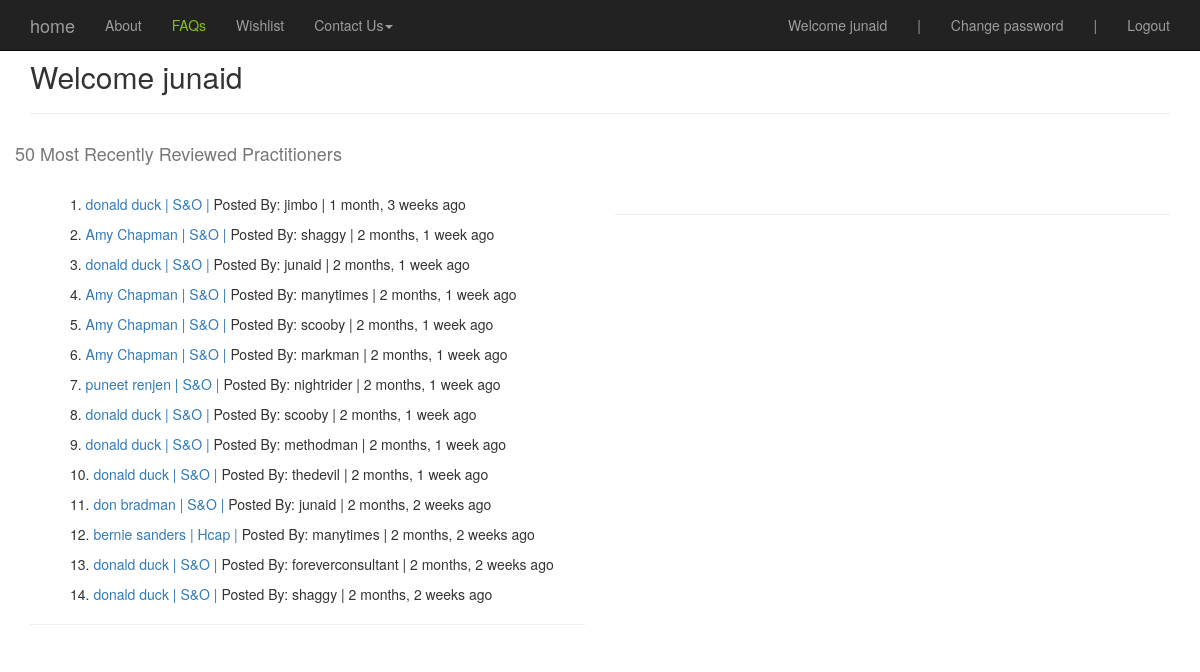
The app's page /myaccount/reviewedpractitioners/ (signed in), older data.
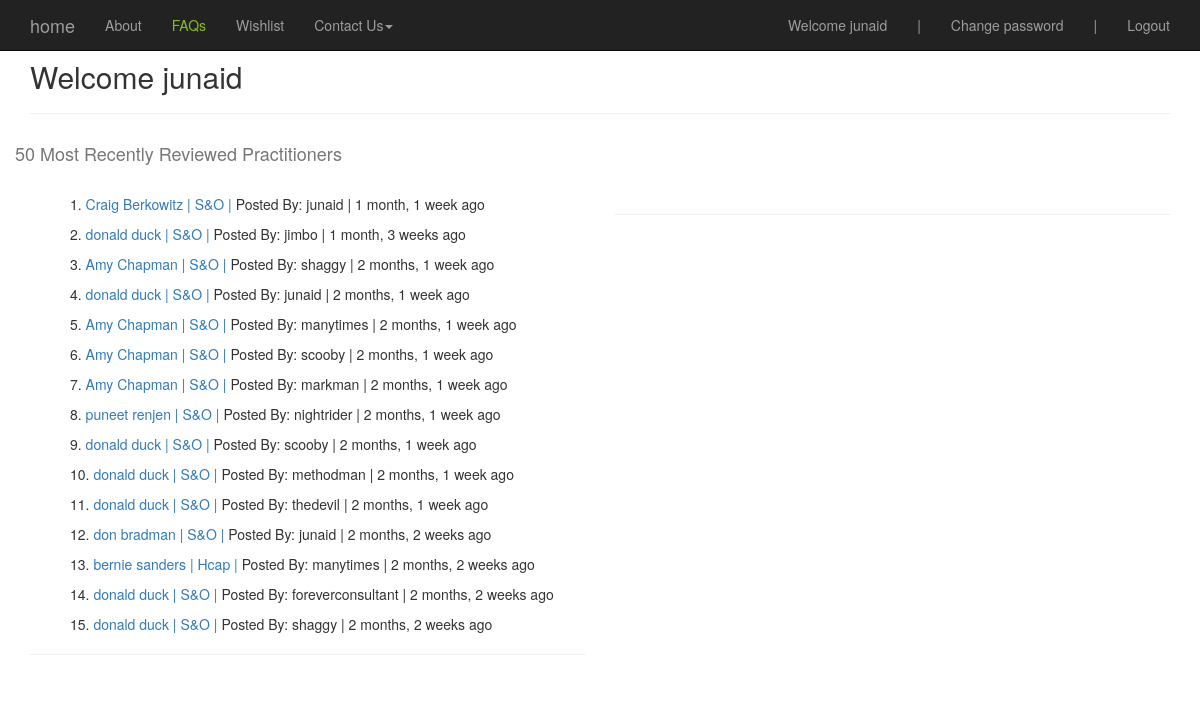
The same page, newer data.
### reviews/models.py (models this page shows, shortened)
class Review(models.Model):
	user = models.ForeignKey(settings.AUTH_USER_MODEL)
	employee = models.ForeignKey("Employee") #in quotes because model defined later
	length_working = models.PositiveIntegerField(verbose_name="how long have you worked with this person? (months)?")
	ques1 = models.PositiveIntegerField(verbose_name="How nice is this person in their professional interactions (1-5)? (5 = most)?", validators=[MinValueValidator(1), MaxValueValidator(5)])
	ques2 = models.PositiveIntegerField(verbose_name="How competent is this person in their domain of expertise (1-5)? (5 = most)", validators=[MinValueValidator(1), MaxValueValidator(5)])
	ques3 = models.PositiveIntegerField(verbose_name="How much did you learn from this person while working with them (1-5)? (5 = most)", validators=[MinValueValidator(1), MaxValueValidator(5)])
	timestamp = models.DateTimeField(auto_now=False, auto_now_add=True)
	WORK_AGAIN_CHOICES = (
	    ('Y', 'Yes'),
	    ('N', 'No'),
	)
	work_again =  models.CharField(verbose_name="would you work with this person again if you had the choice?",
									max_length=1, choices=WORK_AGAIN_CHOICES, null=False)
	content = models.TextField(verbose_name="Please provide some comments on what it was like to work with this person",
									max_length=1500, validators=[ MinLengthValidator(60, message="Please enter a more impactful review")])
	class Meta:
		unique_together = (("user", "employee"),)  #really important - prevents dups

class Employee(models.Model):
	tracking_id = models.IntegerField()
	first_name = models.CharField(max_length=120)
	last_name = models.CharField(max_length=120)
	email = models.CharField(max_length=120, null=True, blank=True)
	level = models.CharField(max_length=120)
	service_area = models.CharField(max_length=120)
	service_line = models.CharField(max_length=120, null=True, blank=True)
	office = models.CharField(max_length=120)
	is_live = models.BooleanField(default=True)
	timestamp = models.DateTimeField(auto_now=False, auto_now_add=True)

### reviews/views.py (the view)
# urls.py: url(r'^myaccount/reviewedpractitioners/$', emp.list_of_reviewed_employees, name='reviews_longlist'),
@login_required
def list_of_reviewed_employees(request):
	if request.user.is_authenticated() and request.user.userstatus.is_contributor:
		recent_reviews1 = Review.objects.filter(employee__is_live=True).order_by('-pk')[:25]
		recent_reviews2 = Review.objects.filter(employee__is_live=True).order_by('-pk')[25:50]
		context = {
		"username": request.user,  #update this
		"recent_reviews1": recent_reviews1,
		"recent_reviews2": recent_reviews2,
		}
		return render(request, "recent_reviews_longlist.html", context)
	else:
		if request.user.is_authenticated() and request.user.userstatus.is_contributor == False:
			return render(request, "become_a_contributor.html", {})
		else:
			return render(request, "home.html", {})

### templates/recent_reviews_longlist.html (shortened to what this page needs)
{% extends "base.html" %}
{% block content %}
<div class='container'>
<h2> Welcome {{username}} </h2>
<hr/>
 	<div class='row'>
		<h4>50 Most Recently Reviewed Practitioners</h4>
		<div class='col-sm-6'>
		 	<br>
		 		{% for obj in recent_reviews1 %}
					<ul>
					{{ forloop.counter }}.
					<a href='{% url "emp_details" pk=obj.employee.pk %}'>
					{{obj.employee.first_name}} {{obj.employee.last_name}} |
					{{obj.employee.service_area}} |
					</a>
					Posted By: {{obj.user}} |
					{{obj.timestamp|timesince}} ago
					</ul>
				{% endfor %}
				<hr/>
		</div>
		<div class='col-sm-6'>
		 	<br>
				<hr/>
		</div>
	</div>
</div>
{% endblock %}

Row changes from the older to the newer data that the page shows:
added Review: employee.first_name "Craig", employee.last_name "Berkowitz", employee.service_area "S&O", user "junaid", timestamp "1 month, 1 week"
